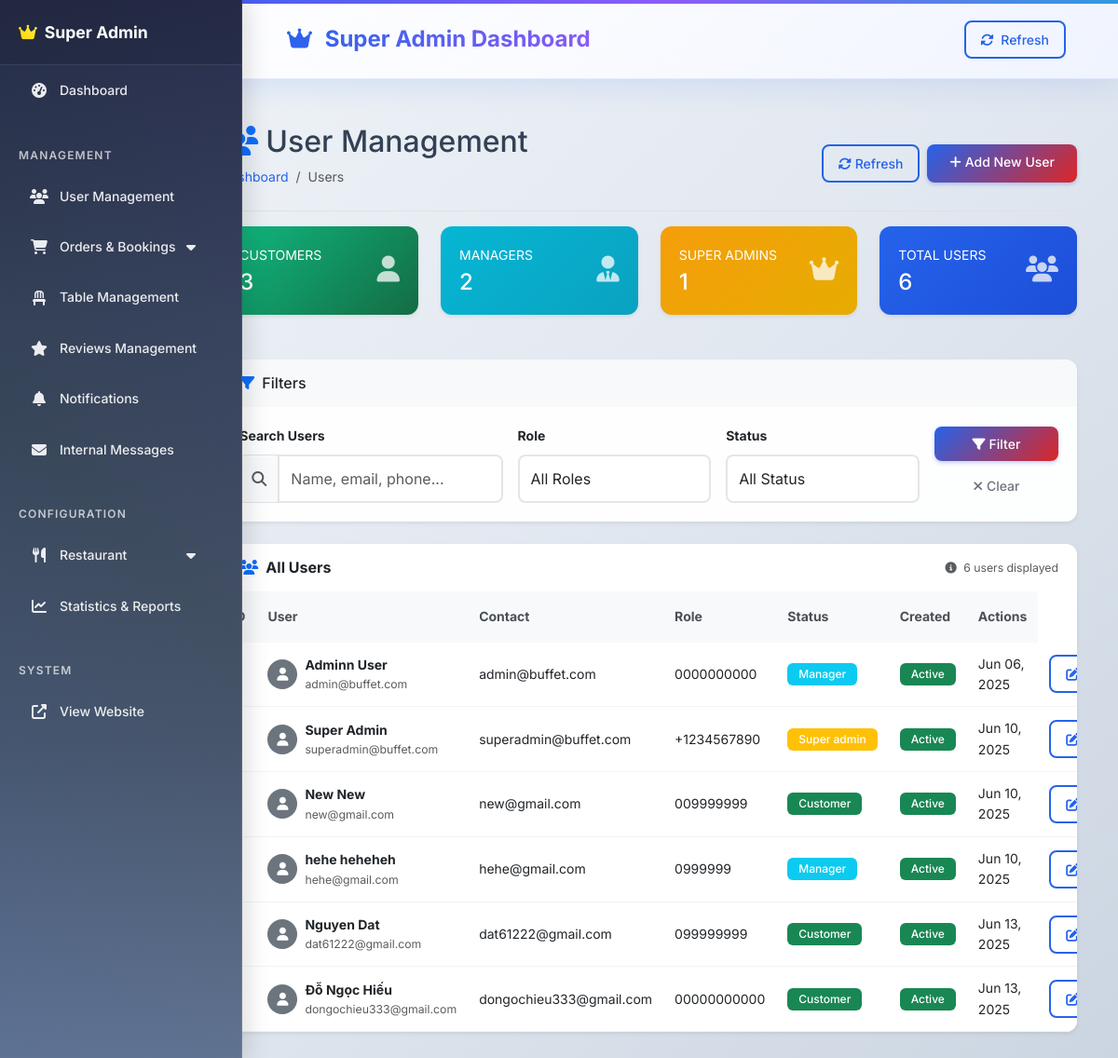
The page /superadmin/users (signed in) on the database its author committed.
### tables this page shows
CREATE TABLE IF NOT EXISTS `users` (
  `id` int NOT NULL AUTO_INCREMENT,
  `first_name` varchar(50) NOT NULL,
  `last_name` varchar(50) NOT NULL,
  `email` varchar(100) NOT NULL,
  `password` varchar(255) NOT NULL,
  `phone` varchar(20) DEFAULT NULL,
  `date_of_birth` date DEFAULT NULL,
  `address` text,
  `avatar` varchar(255) DEFAULT NULL,
  `role` enum('customer','manager','super_admin') DEFAULT 'customer',
  `email_verified` tinyint(1) DEFAULT '0',
  `email_verification_token` varchar(255) DEFAULT NULL,
  `password_reset_token` varchar(255) DEFAULT NULL,
  `password_reset_expires` timestamp NULL DEFAULT NULL,
  `last_login` timestamp NULL DEFAULT NULL,
  `is_active` tinyint(1) DEFAULT '1',
  `preferences` json DEFAULT NULL,
  `created_at` timestamp NULL DEFAULT CURRENT_TIMESTAMP,
  `updated_at` timestamp NULL DEFAULT CURRENT_TIMESTAMP ON UPDATE CURRENT_TIMESTAMP,
  PRIMARY KEY (`id`),
  UNIQUE KEY `email` (`email`),
  KEY `idx_role` (`role`),
  KEY `idx_active` (`is_active`)
);

### views/superadmin/users/index.php (the view, shortened to what the rows shown need)
<!DOCTYPE html>
<html lang="en">
<head>
    <?php require_once 'views/layouts/superadmin_header.php'; ?>
</head>
<body>
    <div class="container-fluid">
        <div class="row">
            <main class="col-md-9 ms-sm-auto col-lg-10 px-md-4">
                <div class="d-flex justify-content-between flex-wrap flex-md-nowrap align-items-center pt-3 pb-2 mb-3 border-bottom">
                    <div>
                        <h1 class="h2">
                            <i class="fas fa-users me-2 text-primary"></i>User Management
                        </h1>
                    </div>
                </div>
                <div class="card border-0 shadow-sm">
                    <div class="card-body p-0">                        <div class="table-responsive">
                            <table class="table table-hover align-middle mb-0">
                                <thead class="table-light">
                                    <tr>
                                        <th class="border-0 fw-bold">ID</th>
                                        <th class="border-0 fw-bold">User</th>
                                        <th class="border-0 fw-bold">Contact</th>
                                        <th class="border-0 fw-bold">Role</th>
                                        <th class="border-0 fw-bold">Status</th>
                                        <th class="border-0 fw-bold">Created</th>
                                        <th class="border-0 fw-bold text-center">Actions</th>
                                    </tr>
                                </thead>
                                <tbody>
                            <?php if (!empty($users)): ?>
                                <?php foreach ($users as $user): ?>
                                    <tr>
                                        <td><?php echo $user['id']; ?></td>
                                        <td>
                                            <div class="d-flex align-items-center">
                                                <div class="avatar me-2">
                                                    <?php if (!empty($user['avatar'])): ?>
                                                        <img src="<?php echo $user['avatar']; ?>" alt="Avatar" class="rounded-circle" width="32" height="32">
                                                    <?php else: ?>
                                                        <div class="bg-secondary rounded-circle d-flex align-items-center justify-content-center" style="width: 32px; height: 32px;">
                                                            <i class="fas fa-user text-white"></i>
                                                        </div>
                                                    <?php endif; ?>
                                                </div>                                                <div>
                                                    <div class="fw-bold"><?php echo htmlspecialchars(trim(($user['first_name'] ?? '') . ' ' . ($user['last_name'] ?? '')) ?: 'Unknown User'); ?></div>
                                                    <div class="text-muted small"><?php echo htmlspecialchars($user['email']); ?></div>
                                                </div>
                                            </div>
                                        </td>
                                        <td><?php echo htmlspecialchars($user['email']); ?></td>
                                        <td><?php echo htmlspecialchars($user['phone'] ?? 'N/A'); ?></td>
                                        <td>
                                            <span class="badge bg-<?php echo getRoleBadgeColor($user['role']); ?>">
                                                <?php echo ucfirst(str_replace('_', ' ', $user['role'])); ?>
                                            </span>
                                        </td>                                        <td>
                                            <span class="badge bg-<?php echo ($user['is_active'] ?? 0) == 1 ? 'success' : 'secondary'; ?>">
                                                <?php echo ($user['is_active'] ?? 0) == 1 ? 'Active' : 'Inactive'; ?>
                                            </span>
                                        </td>
                                        <td><?php echo date('M d, Y', strtotime($user['created_at'])); ?></td>                                        <td>
                                            <div class="btn-group" role="group">
                                                <a href="<?= SITE_URL ?>/superadmin/users/edit/<?php echo $user['id']; ?>"
                                                    class="btn btn-sm btn-outline-primary">
                                                    <i class="fas fa-edit"></i>
                                                </a>
                                            </div>
                                        </td>
                                    </tr>
                                <?php endforeach; ?>
                            <?php endif; ?>
                        </tbody>
                    </table>
                </div>
            </div>
        </div>
        </main>
    </div>
</div>
<?php
function getRoleBadgeColor($role) {
    switch($role) {
        case 'super_admin': return 'warning';
        case 'manager': return 'info';
        case 'customer': return 'success';
    }
}
?>
<?php require_once 'views/layouts/superadmin_footer.php'; ?>

### rows shown on the page
users: first_name+last_name "Adminn User", email "admin@buffet.com", phone "0000000000", role "Manager", is_active "Active", created_at "Jun 06, 2025"
users: first_name+last_name "Super Admin", email "superadmin@buffet.com", phone "+1234567890", role "Super admin", is_active "Active", created_at "Jun 10, 2025"
users: first_name+last_name "New New", email "new@gmail.com", phone "009999999", role "Customer", is_active "Active", created_at "Jun 10, 2025"
users: first_name+last_name "hehe heheheh", email "hehe@gmail.com", phone "0999999", role "Manager", is_active "Active", created_at "Jun 10, 2025"
users: first_name+last_name "Nguyen Dat", email "dat61222@gmail.com", phone "099999999", role "Customer", is_active "Active", created_at "Jun 13, 2025"
users: first_name+last_name "Đỗ Ngọc Hiếu", email "dongochieu333@gmail.com", phone "00000000000", role "Customer", is_active "Active", created_at "Jun 13, 2025"

### other values the page prints
$stats['customers'] "3"
$stats['managers'] "2"
$stats['super_admins'] "1"
$stats['total'] "6"
count($users ?? []) "6"
